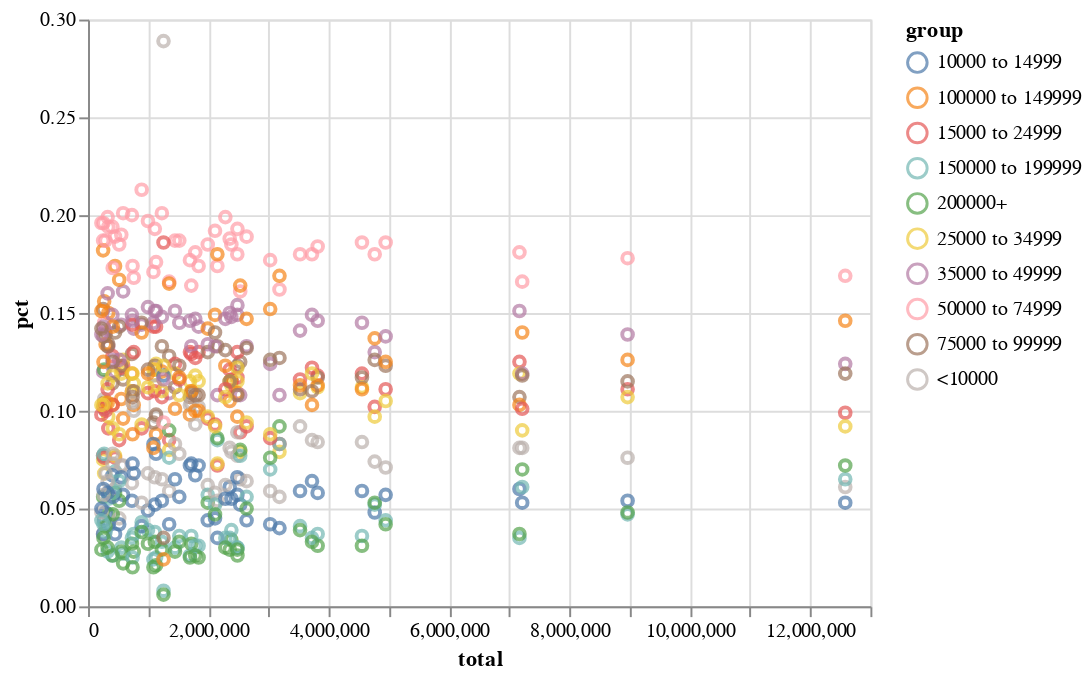

Here is the notebook cell this chart was saved with:
### Code cell
import altair as alt
alt.Chart(income).mark_point().encode(
    x='total',
    y='pct',
    color='group'
    
)

### Figure 1 — Vega-Lite specification as saved in the notebook (floating-point values rounded to 4 significant figures; data arrays with more than 128 entries replaced by an {"elided": "..."} marker saying what was removed)
{"$schema": "https://vega.github.io/schema/vega-lite/v3.3.0.json", "config": {"mark": {"tooltip": null}, "view": {"height": 300, "width": 400}}, "data": {"name": "data-ee8316a3930fd17dc328a17dd367a649"}, "datasets": {"data-ee8316a3930fd17dc328a17dd367a649": {"elided": "520 records"}}, "encoding": {"color": {"field": "group", "type": "nominal"}, "x": {"field": "total", "type": "quantitative"}, "y": {"field": "pct", "type": "quantitative"}}, "mark": "point"}
